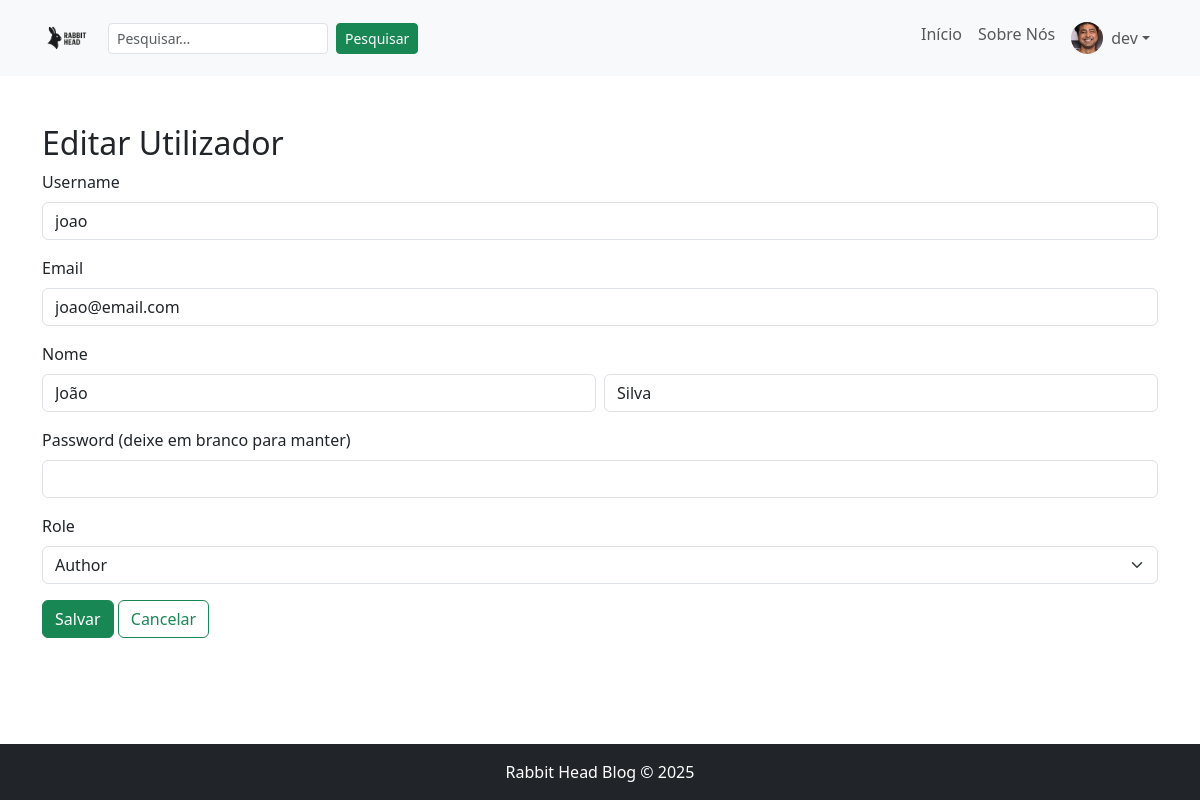
/admin/register_user.php?id=2 (signed in), run on the app's committed database.
### tables this page shows
CREATE TABLE `users` (
  `id_user` int NOT NULL AUTO_INCREMENT,
  `username` varchar(50) NOT NULL,
  `email` varchar(100) NOT NULL,
  `first_name` varchar(50) DEFAULT NULL,
  `last_name` varchar(50) DEFAULT NULL,
  `foto` varchar(255) DEFAULT NULL,
  `password` varchar(255) NOT NULL,
  `salt` varchar(255) NOT NULL,
  `superuser` tinyint(1) DEFAULT '0',
  `avatar` varchar(255) DEFAULT NULL,
  `role` varchar(20) NOT NULL DEFAULT 'user',
  `biografia` text,
  PRIMARY KEY (`id_user`),
  UNIQUE KEY `username` (`username`),
  UNIQUE KEY `email` (`email`)
);

### admin/register_user.php (the view, shortened to what this page needs)
<?php
$conn = get_db();
$uid = (int)($_SESSION['user_id'] ?? 0);
 $editing = false;
 $user = ['id_user'=>0,'username'=>'','email'=>'','first_name'=>'','last_name'=>'','role'=>'user'];
if (!empty($_GET['id'])) {
    $id = (int)$_GET['id'];
    $stmt = $conn->prepare('SELECT id_user, username, email, first_name, last_name, role FROM Users WHERE id_user = ? LIMIT 1');
    $stmt->bind_param('i', $id);
    $stmt->execute();
    $res = $stmt->get_result();
    if ($r = $res->fetch_assoc()) { $user = $r; $editing = true; }
}
function e($s){ return htmlspecialchars($s, ENT_QUOTES | ENT_SUBSTITUTE, 'UTF-8'); }
?>
<!DOCTYPE html>
<html lang="pt-pt">
<head>
    <link rel="stylesheet" href="../css/bootstrap.min.css">
    <link rel="stylesheet" href="../css/style.css">
</head>
<body>
<?php require_once __DIR__ . '/../partials/navbar.php'; ?>
<main class="container my-5">
    <h2><?php echo $editing ? 'Editar' : 'Criar'; ?> Utilizador</h2>
    <form method="post" action="save_user.php">
        <div class="mb-3">
            <label class="form-label">Username</label>
            <input class="form-control" name="username" value="<?php echo e($user['username']); ?>" required>
        </div>
        <div class="mb-3">
            <label class="form-label">Email</label>
            <input type="email" class="form-control" name="email" value="<?php echo e($user['email']); ?>">
        </div>
        <div class="mb-3">
            <label class="form-label">Nome</label>
            <div class="d-flex gap-2">
                <input class="form-control" name="first_name" placeholder="Primeiro nome" value="<?php echo e($user['first_name']); ?>">
                <input class="form-control" name="last_name" placeholder="Sobrenome" value="<?php echo e($user['last_name']); ?>">
            </div>
        </div>
        <div class="mb-3">
            <label class="form-label">Password <?php if ($editing) echo '(deixe em branco para manter)'; ?></label>
            <input type="password" class="form-control" name="password">
        </div>
        <div class="mb-3">
            <label class="form-label">Role</label>
            <?php if ($editing && (int)($user['id_user'] ?? 0) === $uid): ?>
                <div class="form-control"><?php echo htmlspecialchars($user['role'] ?? 'user'); ?> <small class="text-muted">(Não pode alterar a sua própria role)</small></div>
                <input type="hidden" name="role" value="<?php echo htmlspecialchars($user['role'] ?? 'user'); ?>">
            <?php else: ?>
                <select name="role" class="form-select">
                    <option value="author" <?php if(($user['role'] ?? '') === 'author') echo 'selected'; ?>>Author</option>
                </select>
            <?php endif; ?>
        </div>
        <div>
            <button class="btn btn-success" type="submit">Salvar</button>
            <a class="btn btn-outline-success" href="users.php">Cancelar</a>
        </div>
    </form>
</main>
<?php require_once __DIR__ . '/../partials/footer.php'; ?>
</body>
</html>

### css/style.css (style rules this page uses)
html, body { height: 100%; }
body { display: flex; flex-direction: column; min-height: 100vh; }
main { flex: 1 0 auto; }

### data on the page
users: username "joao", email "joao@email.com", first_name "João", last_name "Silva", role "Author"

### other printed values
$_SESSION['username'] "dev"
